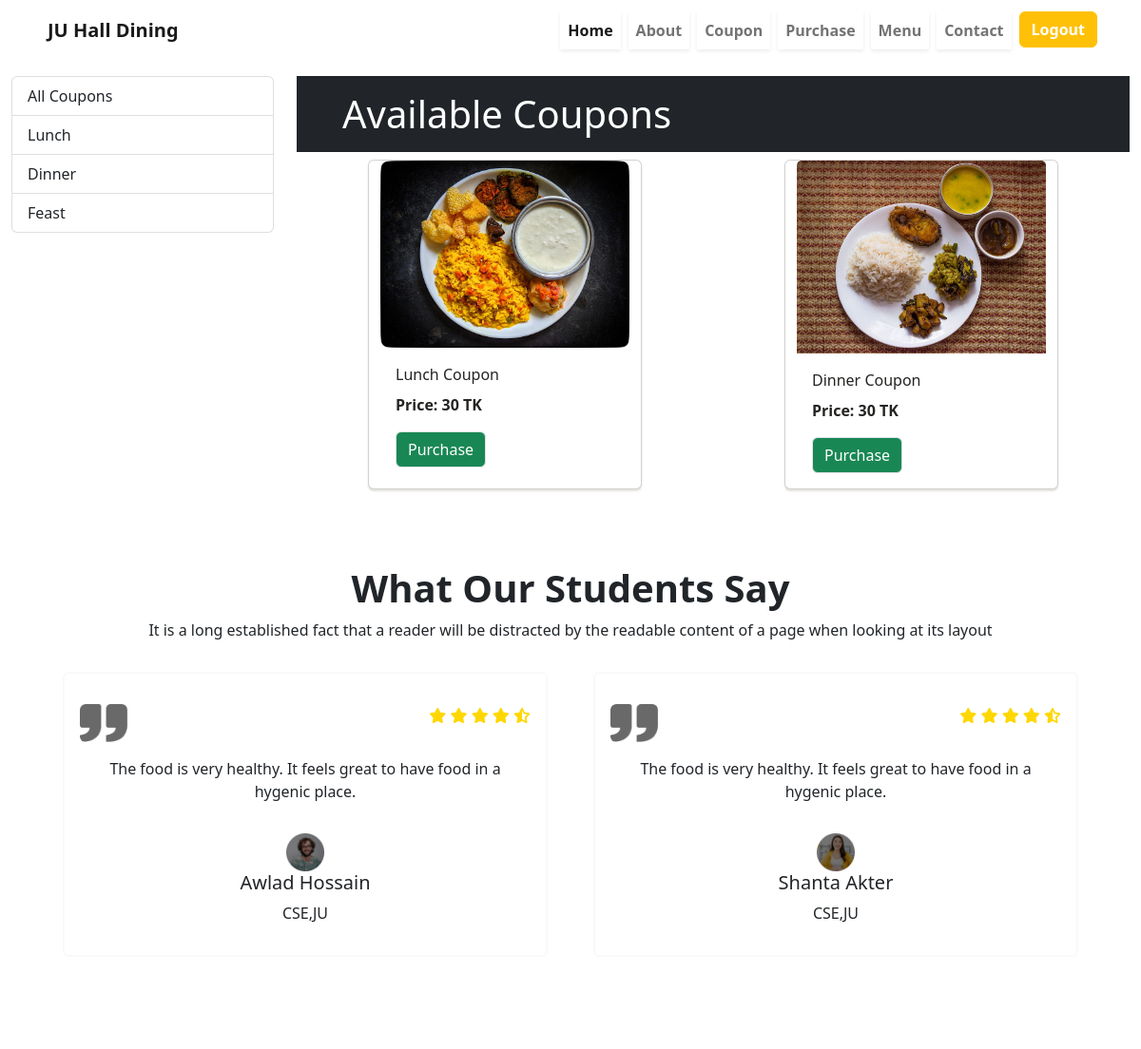
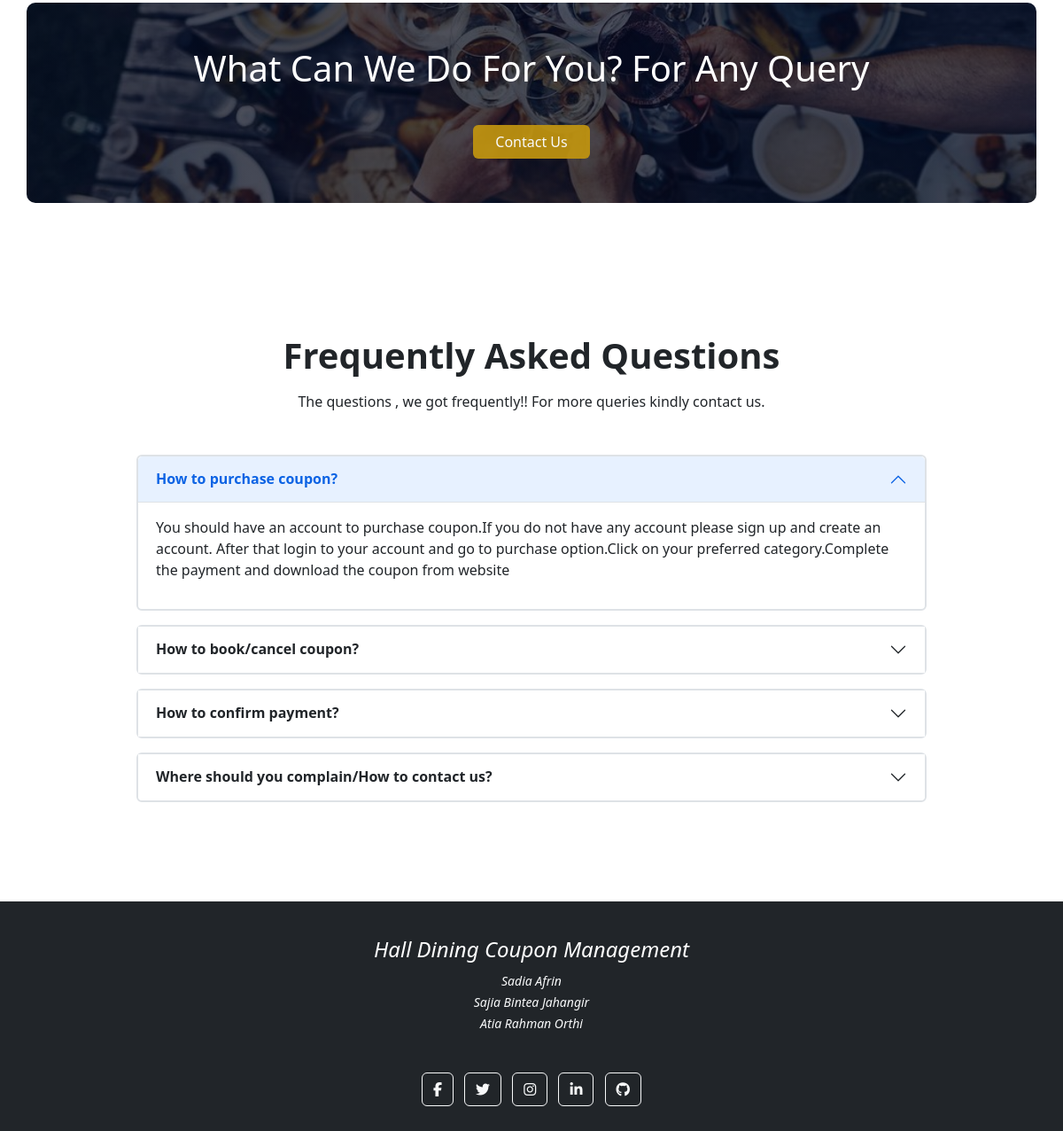
Screenshot of /coupon/buy with the database file from the repository (2 pictures, top to bottom).
### coupon/models/category.py (models this page shows, shortened)
class Category(models.Model):
    name = models.CharField(max_length=20)
    @staticmethod
    def get_all_categories():
        return Category.objects.all()

### coupon/models/coupon.py (models this page shows, shortened)
class Coupon(models.Model):
    name = models.CharField(max_length=50)
    price = models.IntegerField(default=0)
    description = models.CharField(max_length=200, default='', null=True, blank=True)
    category = models.ForeignKey(Category, on_delete=models.CASCADE, default=1)
    image = models.ImageField(upload_to='uploads/coupons/')
    @staticmethod
    def get_all_coupons():
        return Coupon.objects.all()

### coupon/views.py (the view, shortened to what this page needs)
# urls.py: path('buy',Index.as_view() ,name='buy'),
class Index(View):
    def get(self,request):
        products = None
        categories = Category.get_all_categories()
        categoryID = request.GET.get('category')
        print(request.GET)
        if categoryID:
            products = Coupon.get_all_coupons_by_categoryid(categoryID)
        else:
            products = Coupon.get_all_coupons()
        data = {}
        data['products'] = products
        data['categories'] = categories
        return render(request, 'coupon/index.html', data)

### coupon/templates/coupon/index.html (shortened to what this page needs)
{% extends 'coupon/temp.html' %}
{% block content %}
<div class="container-fluid mt-3">
	<div class="row">
		<div class="col-lg-3 mx-auto">
			<div class="list-group">
				<a href="buy" class="list-group-item list-group-item-action">All Coupons</a>
				{% for category in categories %}
				<a href="#"
					class="list-group-item list-group-item-action">{{category.name}}</a>
				{% endfor %}
			</div>
		</div>
        <div id='products' class="col-lg-9 mx-auto">
            <h1 class="px-5 bg-dark text-white py-3">Available Coupons</h1>
			<div class="row mx-auto">
				{% for product in products %}
				<div class="card mx-auto mb-3" style="width: 18rem;">
					<img class="card-img-top" src="{{product.image.url}}" alt="Card image cap">
					<div class="card-body">
						<p class="card-title">{{product.name}}</p>
						<p class="card-text"><b>Price: {{product.price}} TK</b></p>
                     <form action=" " method="POST">
                        <a href="pay" class="btn border btn-success">Purchase</a>
                     </form>
					</div>
                </div>
                {% endfor %}
            </div>
        </div>
    </div>
</div>
{%  endblock %}

### static/styles/style.css (style rules this page uses)
.card { border-radius: 8px; box-shadow: 0 2px 2px rgba(204, 197, 185, 0.5); background-color: #FFFFFF; color: #252422; margin-bottom: 20px; position: relative; z-index: 1; transition: all 0.2s ease; cursor: pointer; }

### rows the page displays
Category: name "Lunch"
Category: name "Dinner"
Category: name "Feast"
Coupon: image (picture), name "Lunch Coupon", price "30"
Coupon: image (picture), name "Dinner Coupon", price "30"
